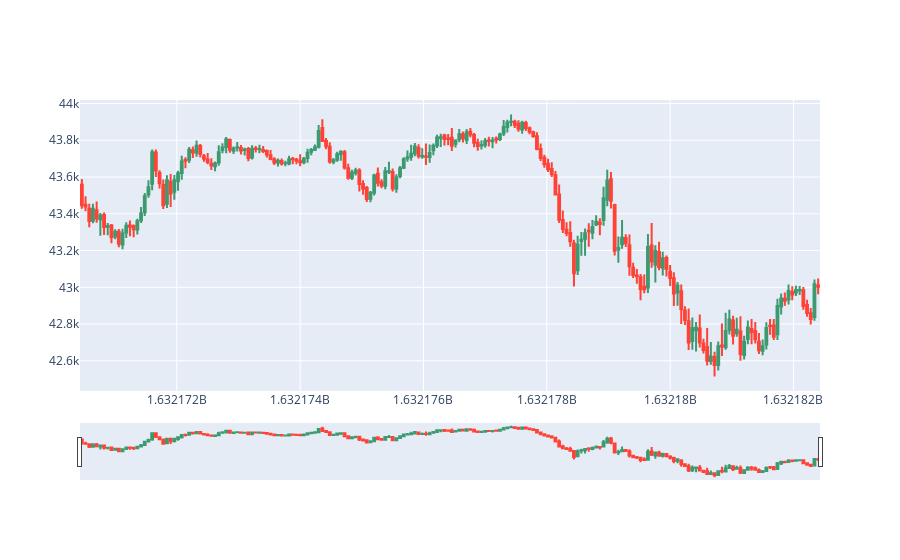

Notebook code for this chart:
### Code cell
idi, last = 1, 200  # 1 pour Bitcoin et 200 dernières minutes
sub = df[df["Asset_ID"]==1].iloc[-last:] 
fig = go.Figure(data=[go.Candlestick(
    x=sub.index, 
    open=sub['Open'], 
    high=sub['High'], 
    low=sub['Low'], 
    close=sub['Close'])])
fig.show()

### Figure 1 — Plotly figure (JSON) as saved in the notebook; plotly's stock layout.template omitted (floating-point values rounded to 4 significant figures; data arrays with more than 128 entries replaced by an {"elided": "..."} marker saying what was removed)
{"data": [{"close": {"elided": "200 float values"}, "high": {"elided": "200 float values"}, "low": {"elided": "200 float values"}, "open": {"elided": "200 float values"}, "type": "candlestick", "x": {"elided": "200 int values"}}], "layout": {}}
